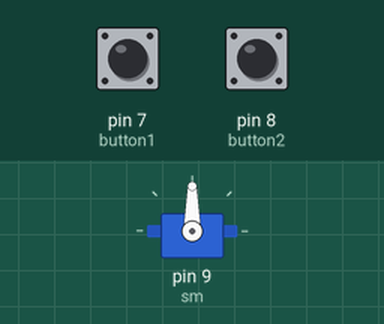
Simulated run of this sketch. Board: Arduino Uno, built with avr-gcc and run on an emulated ATmega328P. Shown: servo. The inputs (shaded band) are chosen by the test bench; at power-on: pin 7 (button1) LOW, pin 8 (button2) LOW.

Above: at 1.2 s.
1.3 s: pin 7 (button1) pulled HIGH for 1 s
At 3.0 s:
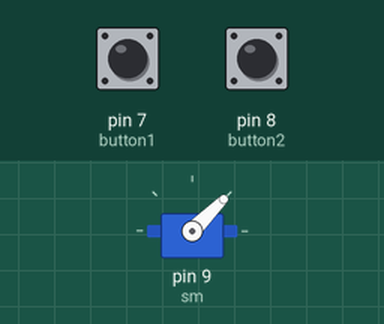
4.3 s: pin 7 (button1) pulled HIGH for 3.2 s
At 7.8 s:
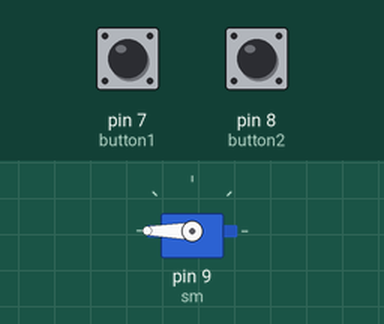
9.0 s: pin 8 (button2) pulled HIGH for 1 s
At 11.2 s:
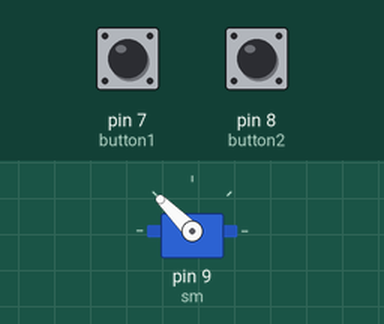
12.0 s: pin 8 (button2) pulled HIGH for 3.2 s
At 14.9 s:
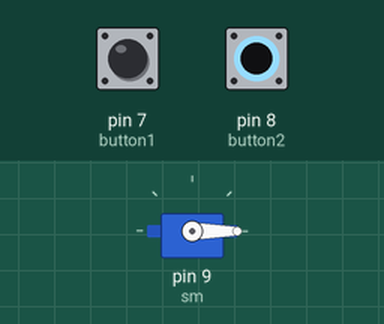
Timing chart, 0 to 16.4 s (numbered marks = the images above; inputs shaded):
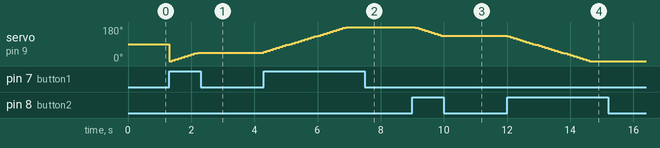

Measured:
- after the input at 1.3 s, servo on pin 9 (sm): 90° → 0° at once, → 5° 0.10 s later, → 10° 0.10 s later, → 15° 0.10 s later, … (10 changes in this stretch)
- after the input at 4.3 s, servo on pin 9 (sm): moves from 45° to 180° over 2.6 s, starting at once
- after the input at 9.0 s, servo on pin 9 (sm): moves from 180° to 135° over 0.80 s, starting after 0.10 s
- after the input at 12.0 s, servo on pin 9 (sm): moves from 135° to 0° over 2.6 s, starting at once

The sketch:

servo_motor.ino
```cpp
#include <Servo.h>

#define button1 7
#define button2 8


Servo sm;  //sm servo motor demek
int aci = 0; //açı

int buttondeger1;
int buttondeger2;

void setup() {
  sm.attach(9); // sm yi attack ile birleştir
  pinMode(button1, INPUT);
  pinMode(button2, INPUT);
}

void loop() {
  buttondeger1 = digitalRead(button1);
  buttondeger2 = digitalRead(button2);

  if (buttondeger1 == 1) { // iki tane eşittir kullanıyoruz çünkü yukarıda buttondeger1 i digitalread e eşitledik yani bir tane eşitlik kullandık karışma olmasın diye
    sm.write(aci);
    aci += 5; // açı yı her seferinde 5 arttır

    if (aci >= 180) { // büyük eşittir:  >=
      aci = 180; //180 e eşitliyoruz çünkü servo motorumuz sadece 180 derece dönüyor yani açı 200gibi olursa 180e eşitleyecek
    }

    delay(100);
  }


  if (buttondeger2 == 1) {
    sm.write(aci);
    aci -= 5; //button2 ye basınca -5 hareket etsin yani diğer tarafa gitsin

    if (aci <= 0) {
      aci = 0;
    }

    delay(100);

  }
}
```
